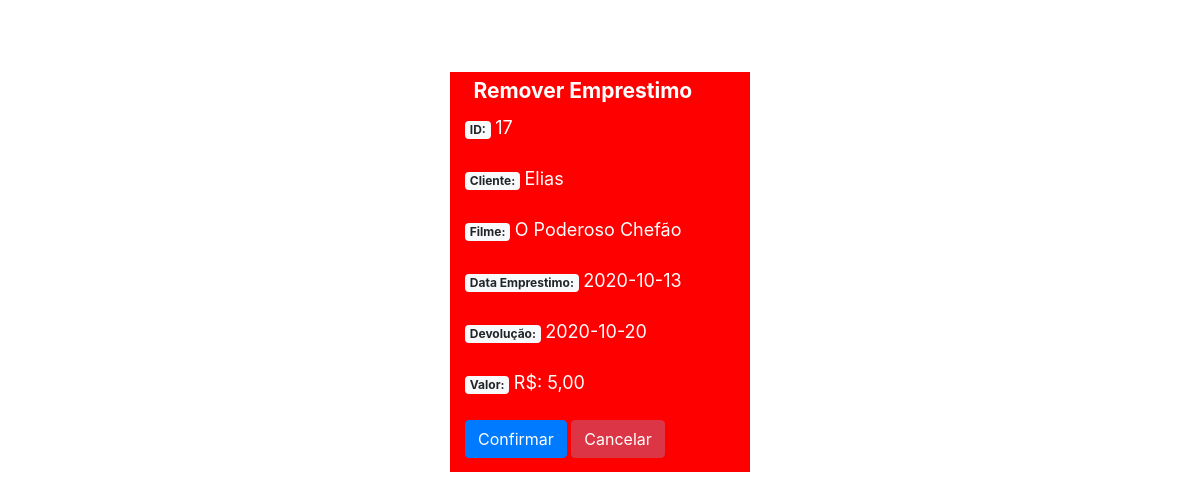
The app's page /emprestimo/frmRemEmp.php?id=17 (signed in) with its own data.
### tables this page shows
CREATE TABLE `emprestimo` (
  `id_emp` int(11) NOT NULL,
  `id_cliente` int(11) NOT NULL,
  `filme` int(11) NOT NULL,
  `data_emprestimo` date NOT NULL,
  `data_devolucao` date NOT NULL,
  `valor` float NOT NULL
);

CREATE TABLE `cliente` (
  `id` int(11) NOT NULL,
  `nome` varchar(35) NOT NULL,
  `telefone` int(11) NOT NULL,
  `celular` bigint(15) NOT NULL,
  `email` varchar(35) NOT NULL,
  `endereco` varchar(35) NOT NULL
);

CREATE TABLE `filme` (
  `id` int(11) NOT NULL,
  `titulo` varchar(35) NOT NULL,
  `categoria` int(11) NOT NULL,
  `ano` int(11) NOT NULL,
  `valor` float NOT NULL,
  `limite_dias` int(11) NOT NULL
);

### emprestimo/frmRemEmp.php (the view, shortened to what this page needs)
<?php
    $conexao = mysqli_connect("localhost","root","");
    $id = trim($_REQUEST['id']);
    $rs = mysqli_query($conexao,"SELECT emprestimo.id_emp as id, emprestimo.id_cliente as cliId, cliente.nome as cliNome, emprestimo.filme as filmeid, emprestimo.data_emprestimo as data_emprestimo, emprestimo.data_devolucao as data_devolucao,emprestimo.valor,filme.titulo,filme.valor FROM emprestimo INNER join cliente on emprestimo.id_cliente=cliente.id inner join filme on emprestimo.filme = filme.id WHERE emprestimo.id_emp=".$id);
    $exclui=mysqli_fetch_array($rs);
?>
<!DOCTYPE html>
<html lang="pt_br">
    <head>
        <link rel="stylesheet" href="https://stackpath.bootstrapcdn.com/bootstrap/4.1.3/css/bootstrap.min.css">
        <link rel="stylesheet" href="https://use.fontawesome.com/releases/v5.2.0/css/all.css">
        <link rel="stylesheet" href="css\remStyle.css">
    </head>
    <body>
    <br><br><br>
    <div class="container">
        <div class="box">
          <h3><span class="badge badge-white">Remover Emprestimo</span></h3>
          <form id="frmRemEmp" name="frmRemEmp" method="POST" action="remEmp.php">
                <div class="form-group">
                    <label for="lblId">
                        <span class="badge badge-light">ID: </span>
                        <span class="text-xl font-weight-normal"><?php echo $exclui['id'] ?></span>
                    </label>
                </div>
                <div class="form-group">
                    <label for="lblCli">
                        <span class="badge badge-light">Cliente: </span>
                        <span class="text-xl font-weight-normal"><?php echo utf8_encode($exclui['cliNome']) ?></span>
                    </label>
                </div>
                <div class="form-group">
                    <label for="lblTitulo">
                        <span class="badge badge-light">Filme: </span>
                        <span class="text-xl font-weight-normal"><?php echo utf8_encode($exclui['titulo']) ?></span>
                    </label>
                </div>
                <div class="form-group">
                    <label for="lblDtEmp">
                        <span class="badge badge-light">Data Emprestimo: </span>
                        <span class="text-xl font-weight-normal"><?php echo $exclui['data_emprestimo'] ?></span>
                    </label>
                </div>
                <div class="form-group">
                    <label for="lblDev">
                        <span class="badge badge-light">Devolução: </span>
                        <span class="text-xl font-weight-normal"><?php echo $exclui['data_devolucao'] ?></span>
                    </label>
                </div>
                <div class="form-group">
                    <label for="lblValor">
                        <span class="badge badge-light">Valor: </span>
                        <span class="text-xl font-weight-normal">R$: <?php echo number_format($exclui ['valor'],2,',','.') ?></span>
                    </label>
                </div>
                <input type="submit" id="btConfirmar" name="btConfirmar"
                    class="btn btn-primary bt-lg" value="Confirmar">
                <input type="button" id="btCancelar" name="btCancelar"
                    class="btn btn-danger bt-lg" value="Cancelar" onclick="javascript:location.href='lstEmprestimo.php'">
          </form>
      </div>
    </body>
</html>

### emprestimo/css/remStyle.css (style rules this page uses)
.container { width: 300px; height: 400px; background: red; display: flex; justify-content: center; align-items: center }
.box { width: 300px; height: 400px; background: red; }
span { color: white; font-size: 18px; }

### records on screen
emprestimo: id_emp "17", id_cliente.nome "Elias", filme.titulo "O Poderoso Chefão", data_emprestimo "2020-10-13", data_devolucao "2020-10-20", filme.valor "5,00"
